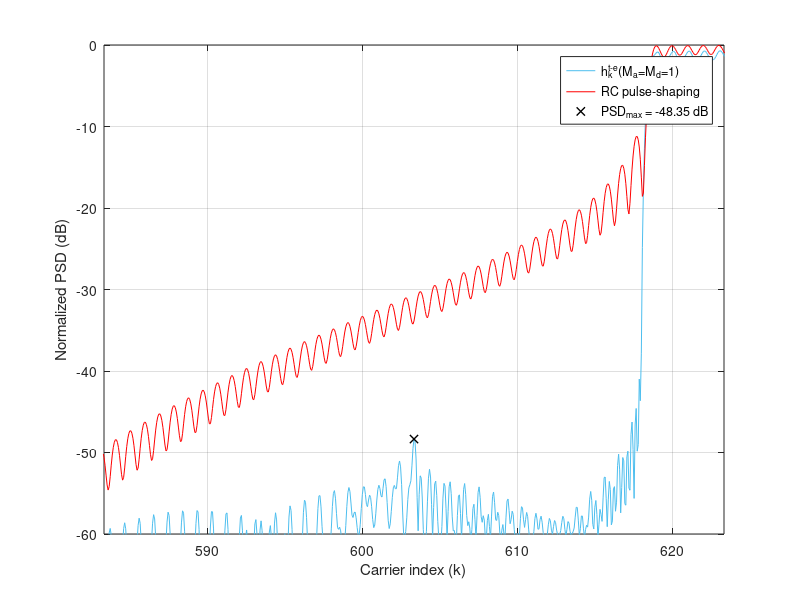

Recreate this plot in MATLAB. (Note: this script raises an error after producing the figure.)
clear, close all
%% %%%%%%%%%%%%%%%%%%%%%%%%%%%%%%%%%%%%%%%%%%%%%%%%%%%%%%%%%%
% %                 LOAD THE PARAMETERS                   % %
%%%%%%%%%%%%%%%%%%%%%%%%%%%%%%%%%%%%%%%%%%%%%%%%%%%%%%%%%% %%
addpath('../../data/Fig2')
load('Fig2_Parameters_for_5G_NR_Ma_1_Md_1.mat');

Fsob = OFDM_param.Fsob; % Upsampling factor 
% Upsample in time-domain
N = OFDM_param.N*Fsob;
Ngi = OFDM_param.Ngi*Fsob;
b = (OFDM_param.b+1)*Fsob-1;
L = OFDM_param.L*Fsob;
Ms = OFDM_param.Ms;
g = OFDM_param.g;
us = OFDM_param.us;
ue = OFDM_param.ue;

ur = us + ue;

Pd = GenPulse_param.Pd;
Pd_todas = GenPulse_param.Pd_todas;
Paic = GenPulse_param.Paic;
Ptk = GenPulse_param.Ptk;
R_aic = GenPulse_param.R_aic;
R_tk = GenPulse_param.R_tk;
NexTemp = GenPulse_param.NexTemp;
cell_coef_lim = GenPulse_param.cell_coef_lim;



%% %%%%%%%%%%%%%%%%%%%%%%%%%%%%%%%%%%%%%%%%%%%%%%%%%%%%%%%%%%
%            OBTAIN THE PULSES IN THE SCENARIO            % %
%%%%%%%%%%%%%%%%%%%%%%%%%%%%%%%%%%%%%%%%%%%%%%%%%%%%%%%%%% %%

eta = (N+Ngi-b-1)/2; 
vn=(0:L+b-1)'-Ngi;  % Dicrete time axis vector
n0 = eta+b-Ngi;     % Phase delay due to Hermiticity


h_k = zeros((2*NexTemp+1)*L+b, N); % Matrix containing the proposed pulses
aic_k = zeros((2*NexTemp+1)*L+b, N);  % Matrix containing the AIC term
t_k = zeros((2*NexTemp+1)*L+b, N);    % Matrix containing the AST term

% Obtain h_k for every data carrier
for ind_k = 1:length(Pd);

    % % AIC terms
    %%%%%%%%%%%%%%%%%%%%%%%%%%%%%%%%%%
    % Central term
    Pc = exp(1j*2*pi/N*repmat(vn,1,length(Paic{ind_k})).*repmat(Paic{ind_k}.',length(vn),1)).*repmat(g.',1,length(Paic{ind_k}));
    % Advanced and delayed terms
    Pc = repmat(Pc,1,2*NexTemp+1);

    Omega_c_n0 = diag(repmat(exp(-1j*2*pi*Paic{ind_k}*n0/N),1+2*NexTemp,1));
    aic_temp = Pc*Omega_c_n0*diag(R_aic{ind_k}).*exp(1j*2*pi*Pd(ind_k)*n0/N);
    aic_k((NexTemp*L+1):(NexTemp+1)*L+b,Pd(ind_k)+N/2+1) = sum(aic_temp(:,1:length(Paic{ind_k})),2);    % CENTRAL TERM
    
    m_temp = 0;
    for ind_m = 1:NexTemp;                                                                              % ADVANCED AND DELAYED TERMS
        aic_k(((NexTemp-ind_m)*L+1):((NexTemp-ind_m+1)*L+b),Pd(ind_k)+N/2+1) = aic_k(((NexTemp-ind_m)*L+1):((NexTemp-ind_m+1)*L+b),Pd(ind_k)+N/2+1) + sum(aic_temp(:,(length(Paic{ind_k})*(1+m_temp)) + (1:length(Paic{ind_k}))),2);
        aic_k(((NexTemp+ind_m)*L+1):((NexTemp+ind_m+1)*L+b),Pd(ind_k)+N/2+1) = aic_k(((NexTemp+ind_m)*L+1):((NexTemp+ind_m+1)*L+b),Pd(ind_k)+N/2+1) + sum(aic_temp(:,(length(Paic{ind_k})*(1+m_temp+1)) + (1:length(Paic{ind_k}))),2);
        m_temp = m_temp+2;
    end
    
    % % AST terms
    %%%%%%%%%%%%%%%%%%%%%%%%%%%%%%%%%%
    % Central term
    Ts = exp(1j*2*pi/N*repmat(vn,1,length(Ptk{ind_k})).*repmat(Ptk{ind_k}.',length(vn),1)).*repmat(us.',1,length(Ptk{ind_k}));
    Te = exp(1j*2*pi/N*repmat(vn,1,length(Ptk{ind_k})).*repmat(Ptk{ind_k}.',length(vn),1)).*repmat(ue.',1,length(Ptk{ind_k}));
    T = [Ts, Te];
    
    % Advanced and delayed terms
    T = repmat(T,1,NexTemp+1);
    Omega_c_n0 = diag(repmat(exp(-1j*2*pi*Ptk{ind_k}*n0/N),2*(1+NexTemp),1));
    t_k_temp = T*Omega_c_n0*diag(R_tk{ind_k}).*exp(1j*2*pi*Pd(ind_k)*n0/N);
    t_k(((NexTemp)*L+1):((NexTemp+1))*L+b,Pd(ind_k)+N/2+1) = sum(t_k_temp(:,1:2*length(Ptk{ind_k})),2);

    m_temp = 0;
    for ind_m = 1:NexTemp;
            t_k(((NexTemp-ind_m)*L+1):(NexTemp-ind_m+1)*L+b,Pd(ind_k)+N/2+1) = t_k(((NexTemp-ind_m)*L+1):(NexTemp-ind_m+1)*L+b,Pd(ind_k)+N/2+1) + sum(t_k_temp(:,length(Ptk{ind_k})*(2+m_temp) + (1:length(Ptk{ind_k}))),2);
            t_k(((NexTemp+ind_m)*L+1):(NexTemp+ind_m+1)*L+b,Pd(ind_k)+N/2+1) = t_k(((NexTemp+ind_m)*L+1):(NexTemp+ind_m+1)*L+b,Pd(ind_k)+N/2+1) + sum(t_k_temp(:,length(Ptk{ind_k})*(2+m_temp+1) + (1:length(Ptk{ind_k}))),2);
            m_temp = m_temp + 2;
    end
end

h_k = aic_k + t_k;

p_k_conv = exp(1j*(2*pi/N)*repmat(vn,1,length(Pd_todas)).*repmat(Pd_todas.',length(vn),1)).*repmat(g.',1,length(Pd_todas));

h_k(NexTemp*L + (1:L+b),Pd_todas+N/2+1) = h_k(NexTemp*L + (1:L+b),Pd_todas+N/2+1) + p_k_conv;


%% %%%%%%%%%%%%%%%%%%%%%%%%%%%%%%%%%%%%%%%%%%%%%%%%%%%%%%%%%%
% %     REPRESENTATION OF THE PULSES IN THE SCENARIO      % %
%%%%%%%%%%%%%%%%%%%%%%%%%%%%%%%%%%%%%%%%%%%%%%%%%%%%%%%%%% %%

% Obtain the PSD
H_k = fft(h_k,N*Ms);
P_k = fft(p_k_conv,N*Ms);

psd_H = fftshift(sum(abs(H_k).^2,2));
psd_P = fftshift(sum(abs(P_k).^2,2));

x = (-N*Ms/2:N*Ms/2-1)/(Ms);
indices = find(ismember(x,[-N/2,N/2-1]));
indices = indices(1):1:indices(2);

x = x+N/2;
y_h = 10*log10(psd_H/max(psd_H));
y_p = 10*log10(psd_P/max(psd_P));

PSD_max = max(max(y_h(find(x>Pd_todas(end)+N/2+1.67))), max(y_h(find(x<Pd_todas(1)+N/2-1.67)))); %% PSD_MAX IS SOUGHT BEYOND THE 0.67 SCS GUARD BAND THAT IS LEFT BY EACH SIDE
x_PSD_max = x(find(y_h==PSD_max));

% Fig 2 (5G NR Ma=1, Md=1)
figure,
plot(x(indices),y_h(indices), 'DisplayName', 'h_k^{t-e}(M_a=M_d=1)', 'Color', "#4DBEEE"); hold on; grid on;
plot(x(indices),y_p(indices), 'DisplayName', 'RC pulse-shaping', 'Color', 'r');
plot(x_PSD_max, PSD_max, 'Marker', 'x', 'Color', 'k', 'LineStyle', 'none','LineWidth',1, 'DisplayName', ['PSD_{max} = ', num2str(PSD_max, '%.2f'), ' dB'])
xlabel('Carrier index (k)'); ylabel('Normalized PSD (dB)'); legend('show')
xlim(x_PSD_max+[-20,20]); ylim([-60,0])


%% %%%%%%%%%%%%%%%%%%%%%%%%%%%%
% %     CLARIFYING NOTE     % %
%%%%%%%%%%%%%%%%%%%%%%%%%%%% %%

NOTE = ['NOTE: The maximum number of RB that can be used in a 5 MHz channel is 25, which is equivalent to 4.5 MHz (SCS = 15 kHz).',...
    ' That leaves a 500 kHz guard band, 250 kHz by each side of the transmission band.',...
    ' If this guard band is reduced by repurposing those carriers that were previously assigned to it for data transmission, it can be reduced by up to 16 subcarriers, leaving a residual guard band 10 kHz wide (2/3 of an SCS).',...
    ' Hence, the PSD peak can be sought beyond that guard band, which is 1.67 SCS beyond the outermost transmitting subcarrier by each end of the passband.'];
wrapped_NOTE = textwrap({NOTE}, 70);
disp('##################################################################################')
fprintf('\n')
disp(wrapped_NOTE)
disp('##################################################################################')
